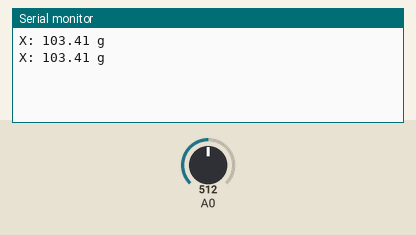
Simulated run of this sketch. Board: Arduino Uno, built with avr-gcc and run on an emulated ATmega328P. Parts: the last lines printed to the serial monitor. The test bench sets the inputs (shaded band); at power-on: A0 = 512.

Above: at 2.8 s.
2.9 s: A0 set to 716
At 5.2 s:
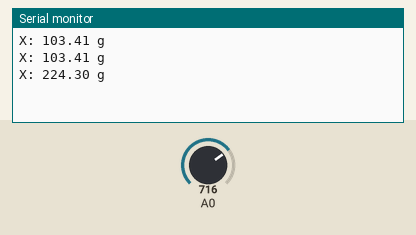
5.6 s: A0 set to 900
At 7.1 s:
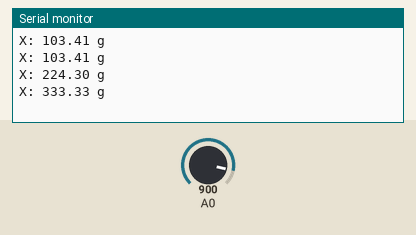
Timing chart, 0 to 8.6 s (numbered marks = the images above; inputs shaded):
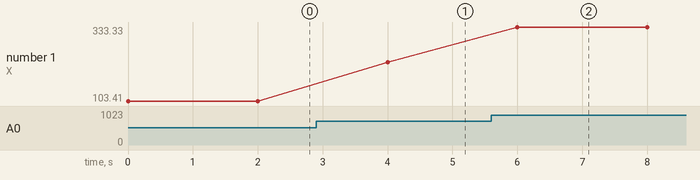

The sketch:

accelerometer.ino
```cpp
int scale = 200;
boolean micro_is_5V = true;
//int a = 0;
void setup()  {
  // Initialize serial communication at 115200 baud
  Serial.begin(115200);
}

void loop()
{
  // Get raw accelerometer data for each axis
  int rawX = analogRead(A0);
  //int rawY = analogRead(A1);
  //int rawZ = analogRead(A2);

  // Scale accelerometer ADC readings into common units
  // Scale map depends on if using a 5V or 3.3V microcontroller
  float scaledX, scaledY, scaledZ; // Scaled values for each axis
  if (micro_is_5V) // Microcontroller runs off 5V
  {
    scaledX = mapf(rawX, 0, 675, -scale, scale); // 3.3/5 * 1023 =~ 675
    //scaledY = mapf(rawY, 0, 675, -scale, scale);
    //scaledZ = mapf(rawZ, 0, 675, -scale, scale);
  }
  else // Microcontroller runs off 3.3V
  {
    scaledX = mapf(rawX, 0, 1023, -scale, scale);
    //scaledY = mapf(rawY, 0, 1023, -scale, scale);
    //scaledZ = mapf(rawZ, 0, 1023, -scale, scale);
  }

  // Print out scaled X,Y,Z accelerometer readings
  Serial.print("X: "); Serial.print(scaledX); Serial.println(" g");
  //Serial.print("Y: "); Serial.print(scaledY); Serial.println(" g");
  //Serial.print("Z: "); Serial.print(scaledZ); Serial.println(" g");
  Serial.println();

  delay(2000); // Minimum delay of 2 milliseconds between sensor reads (500 Hz)
}

// Same functionality as Arduino's standard map function, except using floats
float mapf(float x, float in_min, float in_max, float out_min, float out_max)
{
  return (x - in_min) * (out_max - out_min) / (in_max - in_min) + out_min;
}
```

Measured:
- after the input at 2.9 s, the serial monitor: prints a new line after 1.1 s (image 1)
- after the input at 5.6 s, the serial monitor: prints a new line after 0.40 s (image 2)
- plotted number 1: 103.41 → 224.3 after the input at 2.9 s, 224.3 → 333.33 after the input at 5.6 s
